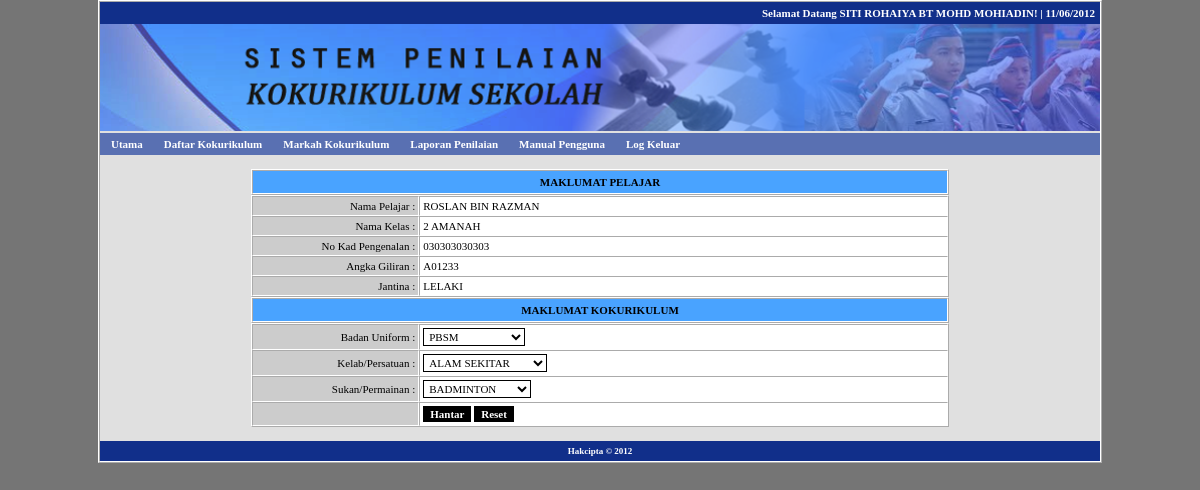
Page /daftar.php?menu=kemaskini&id=5 (signed in) on the committed database.
### tables this page shows
CREATE TABLE IF NOT EXISTS `user` (
  `uid` int(11) NOT NULL AUTO_INCREMENT,
  `ulevel` int(1) NOT NULL DEFAULT '3',
  `unokp` varchar(12) NOT NULL,
  `upass` varchar(32) NOT NULL,
  `unama` varchar(255) NOT NULL,
  `ujawatan` varchar(255) NOT NULL,
  PRIMARY KEY (`uid`)
);

CREATE TABLE IF NOT EXISTS `sesipelajar` (
  `sidp` int(11) NOT NULL AUTO_INCREMENT,
  `sidk` int(11) NOT NULL,
  `pnokp` varchar(12) NOT NULL,
  `uniform` int(11) NOT NULL,
  `jawatan1` varchar(255) NOT NULL,
  `jawat1` int(2) NOT NULL,
  `penglibatan1` varchar(255) NOT NULL,
  `libat1` int(2) NOT NULL,
  `pencapaian1` varchar(255) NOT NULL,
  `capai1` int(2) NOT NULL,
  `hadir2` int(2) NOT NULL,
  `hadir3` int(2) NOT NULL,
  `markah1` int(3) NOT NULL,
  `gred1` char(1) NOT NULL,
  `kelab` int(11) NOT NULL,
  `jawatan2` varchar(255) NOT NULL,
  `jawat2` int(2) NOT NULL,
  `penglibatan2` varchar(255) NOT NULL,
  `libat2` int(2) NOT NULL,
  `pencapaian2` varchar(255) NOT NULL,
  `capai2` int(2) NOT NULL,
  `hadir5` int(2) NOT NULL,
  `hadir6` int(2) NOT NULL,
  `markah2` int(3) NOT NULL,
  `gred2` char(1) NOT NULL,
  `sukan` int(11) NOT NULL,
  `jawatan3` varchar(255) NOT NULL,
  `jawat3` int(2) NOT NULL,
  `penglibatan3` varchar(255) NOT NULL,
  `libat3` int(2) NOT NULL,
  `pencapaian3` varchar(255) NOT NULL,
  `capai3` int(2) NOT NULL,
  `hadir8` int(2) NOT NULL,
  `hadir9` int(2) NOT NULL,
  `markah3` int(3) NOT NULL,
  `gred3` char(1) NOT NULL,
  `bonus` varchar(255) NOT NULL,
  `bns` int(2) NOT NULL,
  `markah` varchar(6) NOT NULL,
  `gred` char(1) NOT NULL,
  PRIMARY KEY (`sidp`)
);

CREATE TABLE IF NOT EXISTS `pelajar` (
  `pid` int(11) NOT NULL AUTO_INCREMENT,
  `pnokp` varchar(12) NOT NULL,
  `pnama` varchar(255) NOT NULL,
  `pjantina` varchar(50) NOT NULL,
  `pnogiliran` varchar(50) NOT NULL,
  PRIMARY KEY (`pid`)
);

CREATE TABLE IF NOT EXISTS `kelas` (
  `kid` int(11) NOT NULL AUTO_INCREMENT,
  `kelas` varchar(255) NOT NULL,
  PRIMARY KEY (`kid`)
);

### inc/fungsi.php (called while the page is built, shortened)
<?php
function semakSlash($input) {
	if(!get_magic_quotes_gpc()) {
		$input = mysql_real_escape_string($input);
	}
	return $input;
}
function input1($str) {
	$str = htmlentities(strtoupper(trim(semakSlash($str))));
	return $str;
}
function output1($str) {
	if(!get_magic_quotes_gpc()) {
		$str = stripslashes($str);
	}
	return $str;
}
if (!empty($_SESSION['user'])) {
	$sm = "SELECT * FROM user
		WHERE unokp = '" . input1($_SESSION['user']) . "'
		ORDER BY unokp ASC
	";
	$dm = mysql_query($sm);
	$tm = mysql_fetch_array($dm);
}
?>

### tmp/daftar_kemaskini.php (the view)
<table width="100%" border="0" cellpadding="2" cellspacing="0">
  <tr>
    <td width="100%" align="center" valign="top">
    <br />
      <?php
	  $s = "SELECT s.*, d.*, k.*, p.*
		FROM sesipelajar AS s, sesikelas AS d, kelas AS k, pelajar AS p
		WHERE s.sidk = d.sidk
		AND s.pnokp = p.pnokp
		AND d.kid = k.kid
		AND s.sidp = '" . input1($_GET['id']) . "'
		ORDER BY s.sidp ASC
	  ";
	  $d = mysql_query($s);
	  if (mysql_num_rows($d) == 1) {
		  $t = mysql_fetch_array($d);
		  ?>
      	  <form name="koko" action="daftar.php?menu=kemaskini" method="post">
          <table width="70%" border="1" cellspacing="0" cellpadding="5">
            <tr>
              <td align="center" bgcolor="#49A3FF" class="tkmenu2">MAKLUMAT PELAJAR</td>
            </tr>
          </table>
          <table width="70%" border="1" cellspacing="0" cellpadding="3" class="table2">
            <tr>
              <td width="24%" align="right" valign="middle" bgcolor="#CCCCCC">Nama Pelajar :</td>
              <td width="76%" align="left" valign="middle"><?php echo output1($t['pnama']); ?></td>
            </tr>
            <tr>
              <td align="right" valign="middle" bgcolor="#CCCCCC">Nama Kelas :</td>
              <td align="left" valign="middle"><?php echo output1($t['kelas']); ?></td>
            </tr>
            <tr>
              <td align="right" valign="middle" bgcolor="#CCCCCC">No Kad Pengenalan :</td>
              <td align="left" valign="middle"><?php echo output1($t['pnokp']); ?></td>
            </tr>
            <tr>
              <td align="right" valign="middle" bgcolor="#CCCCCC">Angka Giliran :</td>
              <td align="left" valign="middle"><?php if (!empty($t['pnogiliran'])) { echo output1($t['pnogiliran']); } else { echo "&nbsp;"; } ?></td>
            </tr>
            <tr>
              <td align="right" valign="middle" bgcolor="#CCCCCC">Jantina :</td>
              <td align="left" valign="middle"><?php echo output1($t['pjantina']); ?></td>
            </tr>
          </table>
          <table width="70%" border="1" cellspacing="0" cellpadding="5">
            <tr>
              <td align="center" bgcolor="#49A3FF" class="tkmenu2">MAKLUMAT KOKURIKULUM</td>
            </tr>
          </table>
          <table width="70%" border="1" cellspacing="0" cellpadding="3" class="table2">
            <tr>
              <td width="24%" align="right" valign="middle" bgcolor="#CCCCCC">Badan Uniform :</td>
              <td width="76%" align="left" valign="middle"><select name="uniform" class="input" id="uniform">
                <?php
                $sx = "SELECT * FROM kokurikulum WHERE aid = 1 ORDER BY kokurikulum ASC";
                $dx = mysql_query($sx);
                while ($tx = mysql_fetch_array($dx)) {
					if ($tx['oid'] == $t['uniform']) { $select = 'selected="selected"'; }
					else { $select = ""; }
                    ?>
                <option value="<?php echo $tx['oid']; ?>" <?php echo $select; ?>><?php echo $tx['kokurikulum']; ?></option>
                <?php
                }
                ?>
              </select></td>
            </tr>
            <tr>
              <td width="24%" align="right" valign="middle" bgcolor="#CCCCCC">Kelab/Persatuan :</td>
              <td width="76%" align="left" valign="middle"><select name="kelab" class="input" id="kelab">
                <?php
                $sx = "SELECT * FROM kokurikulum WHERE aid = 2 ORDER BY kokurikulum ASC";
                $dx = mysql_query($sx);
                while ($tx = mysql_fetch_array($dx)) {
					if ($tx['oid'] == $t['kelab']) { $select = 'selected="selected"'; }
					else { $select = ""; }
                    ?>
                <option value="<?php echo $tx['oid']; ?>" <?php echo $select; ?>><?php echo $tx['kokurikulum']; ?></option>
                <?php
                }
                ?>
              </select></td>
            </tr>
            <tr>
              <td width="24%" align="right" valign="middle" bgcolor="#CCCCCC">Sukan/Permainan :</td>
              <td width="76%" align="left" valign="middle"><select name="sukan" class="input" id="sukan">
                <?php
                $sx = "SELECT * FROM kokurikulum WHERE aid = 3 ORDER BY kokurikulum ASC";
                $dx = mysql_query($sx);
                while ($tx = mysql_fetch_array($dx)) {
					if ($tx['oid'] == $t['sukan']) { $select = 'selected="selected"'; }
					else { $select = ""; }
                    ?>
                <option value="<?php echo $tx['oid']; ?>" <?php echo $select; ?>><?php echo $tx['kokurikulum']; ?></option>
                <?php
                }
                ?>
              </select></td>
            </tr>
            <tr>
              <td align="right" valign="top" bgcolor="#CCCCCC">&nbsp;</td>
              <td align="left" valign="top"><input name="id" type="hidden" id="id" value="<?php echo $t['sidp']; ?>" />
                <input name="submit" type="submit" class="button" id="submit" value="Hantar" />
              <input name="Reset" type="reset" class="button" id="submit" value="Reset" /></td>
            </tr>
          </table>
   	    </form>
      <?php
	  }
	  else {
		  echo '<meta http-equiv="Refresh" content="0;url=sesi.php?menu=senarai">';
	  }
	  ?>
    <br></td>
  </tr>
</table>

### tmp/header.php (shortened to what this page needs)
<!DOCTYPE HTML>
<html>
<head>
<link rel="stylesheet" type="text/css" href="files/style.css">
</head>
<body>
<table width="1000" border="1" align="center" cellpadding="0" cellspacing="0">
  <tr>
    <td>
    <table width="100%" border="0" cellpadding="5" cellspacing="0">
      <tr>
        <td align="right" bgcolor="#112F8A" class="tkmenu">Selamat Datang<?php if (isset($_SESSION['user'])) { echo " " . output1($tm['unama']); } ?>! | <?php echo date("d/m/Y"); ?> </td>
      </tr>
    </table>
    <table width="100%" border="0" cellpadding="0" cellspacing="0">
      <tr>
        <td align="center"><img src="files/banner.png" width="1000"></td>
      </tr>
    </table>
    <table width="100%" border="0" cellpadding="5" cellspacing="0">
      <tr>
        <td align="left" bgcolor="#5970B2" class="tkmenu">
			<ul id="sddm">
				<li><a href="index.php" onmouseover="mopen('m1')" onmouseout="mclosetime()">Utama</a></li>
                <?php
				if (isset($_SESSION['user'])) {
					?>
                    <li><a href="daftar.php?menu=senarai" onmouseover="mopen('m2')" onmouseout="mclosetime()">Daftar Kokurikulum</a></li>
                    <li><a href="markah.php?menu=senarai" onmouseover="mopen('m3')" onmouseout="mclosetime()">Markah Kokurikulum</a></li>
                    <li><a href="laporan.php?menu=senarai" onmouseover="mopen('m4')" onmouseout="mclosetime()">Laporan Penilaian</a></li>
                <?php
				}
				?>
				<li><a href="manual.php" onmouseover="mopen('m6')" onmouseout="mclosetime()">Manual Pengguna</a></li>
                <?php
				if (isset($_SESSION['user'])) {
						?>
					<li><a href="profil.php?menu=logout" onmouseover="mopen('m8')" onmouseout="mclosetime()">Log Keluar</a></li>
                <?php
				}
				?>
			</ul>
        </td>
      </tr>
    </table>

### files/style.css (style rules this page uses)
BODY { background: #757575; color: #000000; font-size: 11px; font-family: Tahoma, Verdana; margin: 0px; }
A:link { color: #0000FF; text-decoration: none; }
TABLE { background: #E0E0E0; border-color: #FFFFFF; }
.table2 { background: #FFFFFF; }
.input { font-size: 11px; font-family: Tahoma, Verdana; border: 1px solid black; text-transform: uppercase; background: white; padding: 1px; }
.button { color: #FFFFFF; font-family: Tahoma, Verdana; font-size: 11px; font-weight: bold; border: 1px solid black; background: #000000; }
.tkmenu { font-weight: bold; color: #FFFFFF; }
.tkmenu2 { font-weight: bold; }
#sddm { margin: 0 -4px; padding: 0; z-index: 30 }
#sddm li { margin: 0; padding: 0; list-style: none; float: left; }
#sddm li a { margin: 0 1px 0 0; padding: 4px 10px; width: 70px; background: #5970B2; color: #FFFFFF; text-align: center; text-decoration: none }

### rows in the picture
user: unama "SITI ROHAIYA BT MOHD MOHIADIN"
sesipelajar: pelajar.pnama "ROSLAN BIN RAZMAN", kelas.kelas "2 AMANAH", pelajar.pnokp "030303030303", pelajar.pnogiliran "A01233", pelajar.pjantina "LELAKI"

### other values in the picture
form field uniform "PBSM"
form field kelab "ALAM SEKITAR"
form field sukan "BADMINTON"
